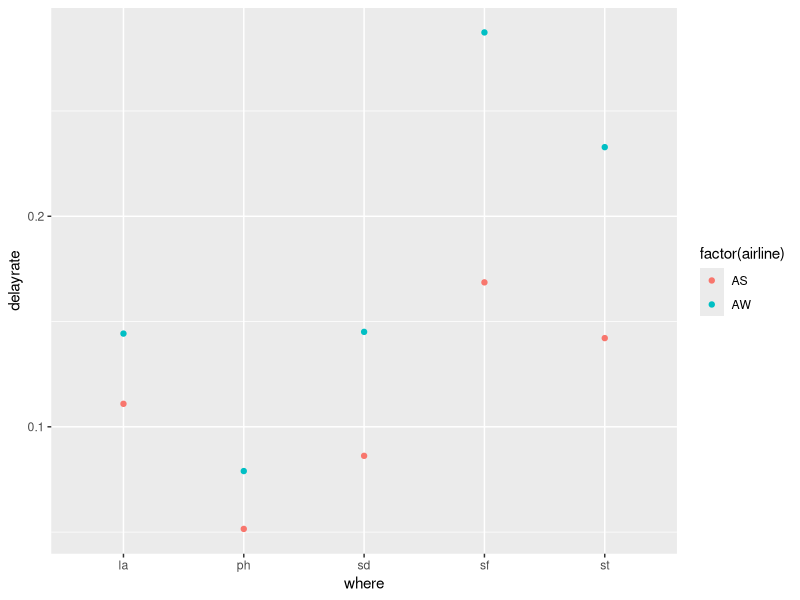

Here is the R script that generated this plot:
library(tidyr)
library(dplyr)

flight<- read.table(header = TRUE, text = "
where ontime delayed airline 
la    497    62      AS
ph    221    12      AS
sd    212    20      AS
sf    503    102     AS
st    1841   305     AS
la    694    117     AW
ph    4840   415     AW
sd    383    65      AW
sf    320    129     AW
st    201    61      AW
")
new.flight<-mutate(flight, delayrate=delayed/(ontime+delayed))
new.flight
AS<-filter(new.flight, airline=='AS')
AS
mean(AS$delayrate)
sum(AS$delayed)/(sum(AS$delayed)+sum(AS$ontime))
AW<-filter(new.flight, airline=='AW')
mean(AW$delayrate)
sum(AW$delayed)/(sum(AW$delayed)+sum(AW$ontime))
library(ggplot2)
p<-ggplot(new.flight, aes(where, delayrate))
p+geom_point(aes(color=factor(airline)))

